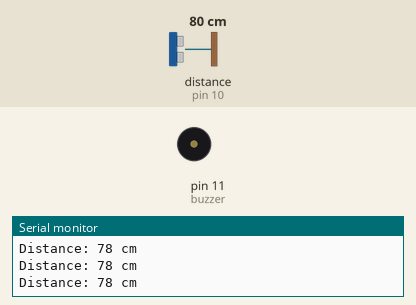
Bench run of a sketch on a simulated Arduino Uno, built with avr-gcc and run on an emulated ATmega328P. Parts: buzzer (waves = sounding, pin HIGH), the last lines printed to the serial monitor. Wiring (inferred from the names in the program): ultrasonic range finder: trigger pin 9; echo pin 10. The test bench sets the inputs (shaded band); at power-on: distance to the obstacle (sensor on pin 10) 80 cm. The echo pulse lasts 58.3 µs per cm; pins used as bus, display or sensor lines are not drawn.

Above: at 1.2 s.
1.3 s: distance to the obstacle (sensor on pin 10) set to 57 cm
4.3 s: distance to the obstacle (sensor on pin 10) set to 48 cm
At 5.0 s:
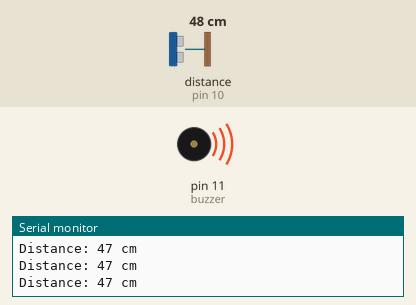
6.0 s: distance to the obstacle (sensor on pin 10) set to 120 cm
At 7.3 s:
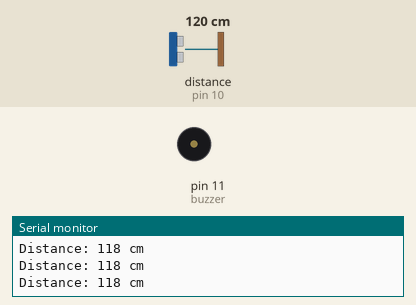
7.6 s: distance to the obstacle (sensor on pin 10) set to 2 cm
At 8.3 s:
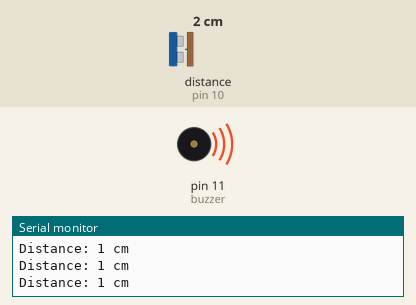
Timing chart, 0 to 10.2 s (numbered marks = the images above; inputs shaded):
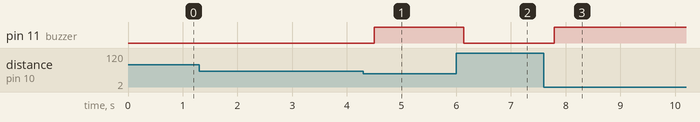

Measured:
- the behaviour switches between 52 and 51 cm on distance to the obstacle (sensor on pin 10) (found by bisection; images 0 and 1)
- after the input at 4.3 s, pin 11 (buzzer): LOW → HIGH after 0.20 s
- after the input at 6.0 s, pin 11 (buzzer): HIGH → LOW after 0.14 s
- after the input at 7.6 s, pin 11 (buzzer): LOW → HIGH after 0.19 s

The sketch:

BS.ino
```cpp
// Define pins for the ultrasonic sensor and the buzzer
const int trigPin = 9;
const int echoPin = 10;
const int buzzer = 11;

// Variables to store the duration and distance
long duration;
int distance;

void setup() {
  // Initialize the serial monitor
  Serial.begin(9600);

  // Set the trigPin as output and echoPin as input
  pinMode(trigPin, OUTPUT);
  pinMode(echoPin, INPUT);

  // Set the buzzer as output
  pinMode(buzzer, OUTPUT);
}

void loop() {
  // Send a 10us HIGH pulse to the trigger pin
  digitalWrite(trigPin, LOW);
  delayMicroseconds(2);
  digitalWrite(trigPin, HIGH);
  delayMicroseconds(10);
  digitalWrite(trigPin, LOW);

  // Measure the duration of the pulse on the echo pin
  duration = pulseIn(echoPin, HIGH);

  // Calculate the distance in cm (sound travels at 343m/s, or 0.0343 cm/us)
  distance = duration * 0.034 / 2;

  // Print the distance to the serial monitor
  Serial.print("Distance: ");
  Serial.print(distance);
  Serial.println(" cm");

  // If an obstacle is within 50 cm, turn on the buzzer
  if (distance <= 50 && distance > 0) {
    digitalWrite(buzzer, HIGH);
  } else {
    digitalWrite(buzzer, LOW);
  }

  // Small delay before the next reading
  delay(200);
}
```
